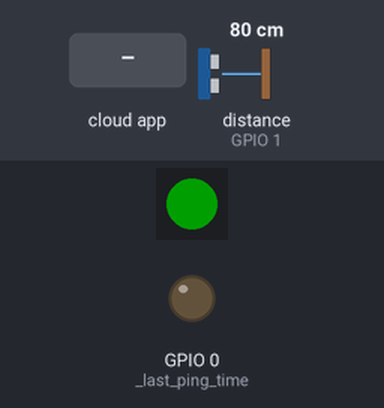
A program run on a simulated ESP32-S3. Shown: 1 RGB LEDs in strip order, left to right, output pins drawn as LEDs (lit = HIGH). Inputs (shaded band) come from the test bench; at power-on: distance to the obstacle (sensor on GPIO 1) 80 cm. The echo pulse lasts 58.3 µs per cm; dim RGB values are drawn brighter than linear; the ROS host is connected and sends only what is stated; what the program prints to the serial monitor is not drawn.

Above: at 2.8 s.
2.9 s: the phone or cloud app sets digital_write to 1
At 3.2 s:
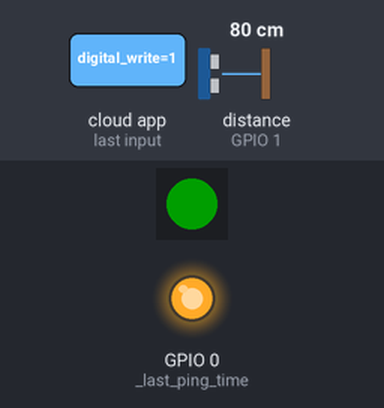
4.4 s: the phone or cloud app sets ultrasonic_config to 1
At 4.8 s:
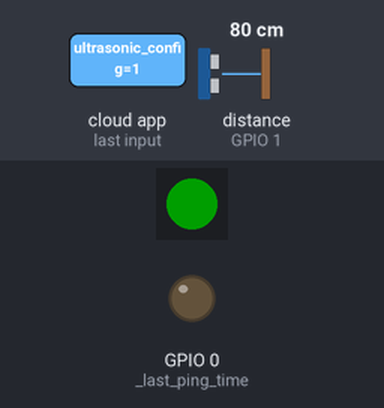
5.9 s: the phone or cloud app sets rgb_led_config to 0
7.4 s: the phone or cloud app sets rgb_led_set to 1
At 8.2 s:
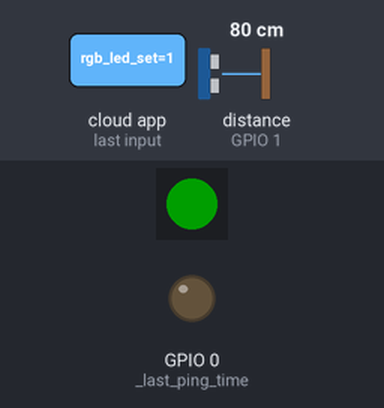
8.9 s: the phone or cloud app sets digital_write to 1
At 9.3 s:
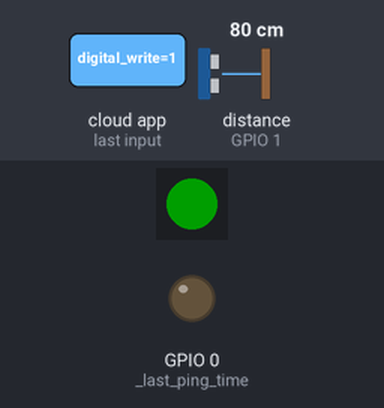
10.4 s: the phone or cloud app sets ultrasonic_config to 0
Timing chart, 0 to 12.9 s (numbered marks = the images above; inputs shaded):
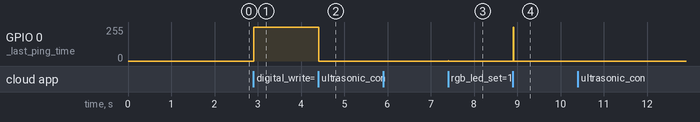

Measured:
- after the input at 2.9 s, GPIO 0 (_last_ping_time): 0/255 → 255/255 at once
- after the input at 4.4 s, GPIO 0 (_last_ping_time): 255/255 → 0/255 at once
- after the input at 7.4 s, GPIO 0 (_last_ping_time): 0/255 → 1/255 at once, → 0/255 0.01 s later
- after the input at 8.9 s, GPIO 0 (_last_ping_time): 0/255 → 255/255 at once, → 0/255 0.01 s later

The program:

main.cpp
```cpp
// ESP32 micro-ROS Firmware — Thin Orchestrator
// All behaviour is driven from the web interface via ROS topics.
// This firmware just provides the hardware API.

#include <Arduino.h>
#include <micro_ros_arduino.h>
#include <rcl/rcl.h>
#include <rclc/rclc.h>
#include <rclc/executor.h>

#include "config.h"
#include "status_led.h"
#include "transport.h"

// --- API modules ---
#include "api/digital_write.h"
#include "api/ultrasonic.h"
#include "api/rgb_led.h"

// Total executor handles = sum of all API modules
#define TOTAL_EXECUTOR_HANDLES (DIGITAL_WRITE_EXECUTOR_HANDLES + ULTRASONIC_EXECUTOR_HANDLES + RGB_LED_EXECUTOR_HANDLES)

// --- ROS core ---
static rclc_support_t  support;
static rcl_allocator_t allocator;
static rcl_node_t      node;
static rclc_executor_t executor;

bool createEntities() {
  allocator = rcl_get_default_allocator();

  rcl_ret_t rc = rclc_support_init(&support, 0, NULL, &allocator);
  if (rc != RCL_RET_OK) { Serial.printf("support_init failed: %d\n", (int)rc); return false; }

  rc = rclc_node_init_default(&node, "esp32_node", "", &support);
  if (rc != RCL_RET_OK) { Serial.printf("node_init failed: %d\n", (int)rc); return false; }

  // Initialize each API module
  if (!digitalWriteInit(&node))            { Serial.println("digital_write init failed"); return false; }
  if (!ultrasonicInit(&node, &support))    { Serial.println("ultrasonic init failed");    return false; }
  if (!rgbLedInit(&node))                  { Serial.println("rgb_led init failed");       return false; }

  // Create executor and register all handles
  rc = rclc_executor_init(&executor, &support.context, TOTAL_EXECUTOR_HANDLES, &allocator);
  if (rc != RCL_RET_OK) { Serial.printf("executor_init failed: %d\n", (int)rc); return false; }

  if (!digitalWriteAddToExecutor(&executor))  { Serial.println("digital_write executor failed"); return false; }
  if (!ultrasonicAddToExecutor(&executor))    { Serial.println("ultrasonic executor failed");    return false; }
  if (!rgbLedAddToExecutor(&executor))        { Serial.println("rgb_led executor failed");       return false; }

  return true;
}

void destroyEntities() {
  digitalWriteFini(&node);
  ultrasonicFini(&node);
  rgbLedFini(&node);
  rclc_executor_fini(&executor);
  rcl_node_fini(&node);
  rclc_support_fini(&support);
}

void setup() {
  Serial.begin(115200);
  statusLedInit();
  transportInit();
}

void loop() {
  bool shouldDestroy = false;
  bool justConnected = transportUpdate(&shouldDestroy);

  if (shouldDestroy) {
    destroyEntities();
  }

  if (justConnected) {
    if (createEntities()) {
      statusLedSet(0, 255, 0);  // Green = connected
      Serial.println("micro-ROS connected — API ready");
    } else {
      Serial.println("Failed to create entities, retrying...");
      // transportUpdate will cycle back to WAITING_AGENT
    }
  }

  if (transportState() == TRANSPORT_CONNECTED) {
    rclc_executor_spin_some(&executor, RCL_MS_TO_NS(100));
  }
}
```

digital_write.h
```cpp
#pragma once
// API: Digital Write — set any GPIO pin HIGH or LOW
//
// Topic: /esp32/digital_write (std_msgs/msg/Int32)
// Message format: (pin << 8) | value
//   pin   = GPIO number (0-39)
//   value = 1 (HIGH) or 0 (LOW)
//
// Automatically calls pinMode(pin, OUTPUT) on first use.

#include <rcl/rcl.h>
#include <rclc/rclc.h>
#include <rclc/executor.h>
#include <std_msgs/msg/int32.h>

#define DIGITAL_WRITE_EXECUTOR_HANDLES 1

static rcl_subscription_t _dw_subscriber;
static std_msgs__msg__Int32 _dw_msg;

static void _dw_callback(const void *msgin) {
  const std_msgs__msg__Int32 *msg = (const std_msgs__msg__Int32 *)msgin;
  int pin = (msg->data >> 8) & 0xFF;
  int value = msg->data & 0xFF;

  pinMode(pin, OUTPUT);
  digitalWrite(pin, value ? HIGH : LOW);
  Serial.printf("[digital_write] G%d -> %s\n", pin, value ? "HIGH" : "LOW");
}

inline bool digitalWriteInit(rcl_node_t *node) {
  rcl_ret_t rc = rclc_subscription_init_default(
    &_dw_subscriber, node,
    ROSIDL_GET_MSG_TYPE_SUPPORT(std_msgs, msg, Int32),
    "/esp32/digital_write");
  return rc == RCL_RET_OK;
}

inline bool digitalWriteAddToExecutor(rclc_executor_t *executor) {
  rcl_ret_t rc = rclc_executor_add_subscription(
    executor, &_dw_subscriber, &_dw_msg,
    &_dw_callback, ON_NEW_DATA);
  return rc == RCL_RET_OK;
}

inline void digitalWriteFini(rcl_node_t *node) {
  rcl_subscription_fini(&_dw_subscriber, node);
}
```

rgb_led.h
```cpp
#pragma once
// API: RGB LED — multi-instance control of 4-pin RGB LEDs via PWM
//
// Topics:
//   /esp32/rgb_led_config (std_msgs/msg/Int32)
//     Configure pin assignment: (id << 24) | (r_pin << 16) | (g_pin << 8) | b_pin
//     id = 0..MAX_RGB_LED-1
//
//   /esp32/rgb_led_set (std_msgs/msg/Int32)
//     Set color: (id << 24) | (red << 16) | (green << 8) | blue
//     Each channel 0-255.
//
// Uses ESP32 LEDC PWM for smooth analog output on any GPIO.
// Each LED instance uses 3 consecutive LEDC channels starting at id*3.

#include <rcl/rcl.h>
#include <rclc/rclc.h>
#include <rclc/executor.h>
#include <std_msgs/msg/int32.h>

#define RGB_LED_EXECUTOR_HANDLES 2
#define MAX_RGB_LED 4

// LEDC PWM configuration
#define RGB_PWM_FREQ       5000
#define RGB_PWM_RESOLUTION 8  // 0-255

static rcl_subscription_t _rgb_config_subscriber;
static rcl_subscription_t _rgb_set_subscriber;
static std_msgs__msg__Int32 _rgb_config_msg;
static std_msgs__msg__Int32 _rgb_set_msg;

typedef struct {
  uint8_t r_pin;
  uint8_t g_pin;
  uint8_t b_pin;
  uint8_t ch_r;  // LEDC channel for red
  uint8_t ch_g;  // LEDC channel for green
  uint8_t ch_b;  // LEDC channel for blue
  bool    configured;
} _rgb_instance_t;

static _rgb_instance_t _rgb_leds[MAX_RGB_LED];

static void _rgb_setup_instance(int id) {
  _rgb_instance_t *led = &_rgb_leds[id];
  led->ch_r = id * 3;
  led->ch_g = id * 3 + 1;
  led->ch_b = id * 3 + 2;

  ledcSetup(led->ch_r, RGB_PWM_FREQ, RGB_PWM_RESOLUTION);
  ledcSetup(led->ch_g, RGB_PWM_FREQ, RGB_PWM_RESOLUTION);
  ledcSetup(led->ch_b, RGB_PWM_FREQ, RGB_PWM_RESOLUTION);

  ledcAttachPin(led->r_pin, led->ch_r);
  ledcAttachPin(led->g_pin, led->ch_g);
  ledcAttachPin(led->b_pin, led->ch_b);

  ledcWrite(led->ch_r, 0);
  ledcWrite(led->ch_g, 0);
  ledcWrite(led->ch_b, 0);
}

static void _rgb_config_callback(const void *msgin) {
  const std_msgs__msg__Int32 *msg = (const std_msgs__msg__Int32 *)msgin;

  int id = (msg->data >> 24) & 0xFF;
  if (id >= MAX_RGB_LED) {
    Serial.printf("[rgb_led] id %d out of range (max %d)\n", id, MAX_RGB_LED - 1);
    return;
  }

  _rgb_instance_t *led = &_rgb_leds[id];

  // Detach previous pins if reconfiguring
  if (led->configured) {
    ledcDetachPin(led->r_pin);
    ledcDetachPin(led->g_pin);
    ledcDetachPin(led->b_pin);
  }

  led->r_pin = (msg->data >> 16) & 0xFF;
  led->g_pin = (msg->data >> 8)  & 0xFF;
  led->b_pin =  msg->data        & 0xFF;

  _rgb_setup_instance(id);
  led->configured = true;

  Serial.printf("[rgb_led] id=%d configured: R=G%d, G=G%d, B=G%d\n",
                id, led->r_pin, led->g_pin, led->b_pin);
}

static void _rgb_set_callback(const void *msgin) {
  const std_msgs__msg__Int32 *msg = (const std_msgs__msg__Int32 *)msgin;

  int id = (msg->data >> 24) & 0xFF;
  if (id >= MAX_RGB_LED || !_rgb_leds[id].configured) {
    Serial.printf("[rgb_led] id %d not configured, ignoring\n", id);
    return;
  }

  _rgb_instance_t *led = &_rgb_leds[id];

  uint8_t r = (msg->data >> 16) & 0xFF;
  uint8_t g = (msg->data >> 8)  & 0xFF;
  uint8_t b =  msg->data        & 0xFF;

  ledcWrite(led->ch_r, r);
  ledcWrite(led->ch_g, g);
  ledcWrite(led->ch_b, b);

  Serial.printf("[rgb_led] id=%d set: R=%d, G=%d, B=%d\n", id, r, g, b);
}

inline bool rgbLedInit(rcl_node_t *node) {
  for (int i = 0; i < MAX_RGB_LED; i++) {
    _rgb_leds[i].configured = false;
  }

  rcl_ret_t rc;

  rc = rclc_subscription_init_default(
    &_rgb_config_subscriber, node,
    ROSIDL_GET_MSG_TYPE_SUPPORT(std_msgs, msg, Int32),
    "/esp32/rgb_led_config");
  if (rc != RCL_RET_OK) return false;

  rc = rclc_subscription_init_default(
    &_rgb_set_subscriber, node,
    ROSIDL_GET_MSG_TYPE_SUPPORT(std_msgs, msg, Int32),
    "/esp32/rgb_led_set");
  return rc == RCL_RET_OK;
}

inline bool rgbLedAddToExecutor(rclc_executor_t *executor) {
  rcl_ret_t rc;

  rc = rclc_executor_add_subscription(
    executor, &_rgb_config_subscriber, &_rgb_config_msg,
    &_rgb_config_callback, ON_NEW_DATA);
  if (rc != RCL_RET_OK) return false;

  rc = rclc_executor_add_subscription(
    executor, &_rgb_set_subscriber, &_rgb_set_msg,
    &_rgb_set_callback, ON_NEW_DATA);
  return rc == RCL_RET_OK;
}

inline void rgbLedFini(rcl_node_t *node) {
  for (int i = 0; i < MAX_RGB_LED; i++) {
    if (_rgb_leds[i].configured) {
      ledcWrite(_rgb_leds[i].ch_r, 0);
      ledcWrite(_rgb_leds[i].ch_g, 0);
      ledcWrite(_rgb_leds[i].ch_b, 0);
      ledcDetachPin(_rgb_leds[i].r_pin);
      ledcDetachPin(_rgb_leds[i].g_pin);
      ledcDetachPin(_rgb_leds[i].b_pin);
      _rgb_leds[i].configured = false;
    }
  }
  rcl_subscription_fini(&_rgb_config_subscriber, node);
  rcl_subscription_fini(&_rgb_set_subscriber, node);
}
```

ultrasonic.h
```cpp
#pragma once
// API: Ultrasonic Sensor (HC-SR04) — multi-instance
//
// Config topic:  /esp32/ultrasonic_config (std_msgs/msg/Int32)
//   Message format: (id << 16) | (trig_pin << 8) | echo_pin
//   id = 0..MAX_ULTRASONIC-1. Send (id << 16) with pins=0 to disable.
//
// Output topic:  /esp32/ultrasonic (std_msgs/msg/Int32)
//   Publishes (id << 16) | (distance_cm_x10 & 0xFFFF) at 10 Hz for each enabled sensor.
//   distance_cm_x10 = distance in cm * 10 (for 0.1 cm resolution). 0xFFFF = no echo.

#include <rcl/rcl.h>
#include <rclc/rclc.h>
#include <rclc/executor.h>
#include <std_msgs/msg/int32.h>

#define ULTRASONIC_EXECUTOR_HANDLES 2  // 1 subscriber + 1 timer
#define ULTRASONIC_PUBLISH_MS 100      // 10 Hz
#define MAX_ULTRASONIC 4

static rcl_subscription_t _us_config_sub;
static rcl_publisher_t    _us_publisher;
static rcl_timer_t        _us_timer;
static std_msgs__msg__Int32 _us_config_msg;
static std_msgs__msg__Int32 _us_pub_msg;

typedef struct {
  int  trig_pin;
  int  echo_pin;
  bool enabled;
} _us_instance_t;

static _us_instance_t _us_sensors[MAX_ULTRASONIC];

static float _us_measure(int idx) {
  if (!_us_sensors[idx].enabled) return -1.0f;
  int trig = _us_sensors[idx].trig_pin;
  int echo = _us_sensors[idx].echo_pin;
  digitalWrite(trig, LOW);
  delayMicroseconds(2);
  digitalWrite(trig, HIGH);
  delayMicroseconds(10);
  digitalWrite(trig, LOW);
  long duration = pulseIn(echo, HIGH, 30000);
  if (duration == 0) return -1.0f;
  return duration * 0.0343f / 2.0f;
}

static void _us_config_callback(const void *msgin) {
  const std_msgs__msg__Int32 *msg = (const std_msgs__msg__Int32 *)msgin;
  int id   = (msg->data >> 16) & 0xFF;
  int trig = (msg->data >> 8)  & 0xFF;
  int echo =  msg->data        & 0xFF;

  if (id >= MAX_ULTRASONIC) {
    Serial.printf("[ultrasonic] id %d out of range (max %d)\n", id, MAX_ULTRASONIC - 1);
    return;
  }

  if (trig == 0 && echo == 0) {
    _us_sensors[id].enabled = false;
    Serial.printf("[ultrasonic] id=%d disabled\n", id);
    return;
  }

  _us_sensors[id].trig_pin = trig;
  _us_sensors[id].echo_pin = echo;
  pinMode(trig, OUTPUT);
  pinMode(echo, INPUT);
  _us_sensors[id].enabled = true;
  Serial.printf("[ultrasonic] id=%d configured: trig=G%d, echo=G%d\n", id, trig, echo);
}

static void _us_timer_callback(rcl_timer_t *timer, int64_t last_call_time) {
  (void)last_call_time;
  if (timer == NULL) return;
  for (int i = 0; i < MAX_ULTRASONIC; i++) {
    if (!_us_sensors[i].enabled) continue;
    float dist = _us_measure(i);
    uint16_t d10 = (dist < 0) ? 0xFFFF : (uint16_t)(dist * 10.0f);
    _us_pub_msg.data = (i << 16) | (d10 & 0xFFFF);
    rcl_publish(&_us_publisher, &_us_pub_msg, NULL);
  }
}

inline bool ultrasonicInit(rcl_node_t *node, rclc_support_t *support) {
  // Initialize all slots as disabled
  for (int i = 0; i < MAX_ULTRASONIC; i++) {
    _us_sensors[i].enabled = false;
  }

  rcl_ret_t rc;

  rc = rclc_subscription_init_default(
    &_us_config_sub, node,
    ROSIDL_GET_MSG_TYPE_SUPPORT(std_msgs, msg, Int32),
    "/esp32/ultrasonic_config");
  if (rc != RCL_RET_OK) return false;

  rc = rclc_publisher_init_default(
    &_us_publisher, node,
    ROSIDL_GET_MSG_TYPE_SUPPORT(std_msgs, msg, Int32),
    "/esp32/ultrasonic");
  if (rc != RCL_RET_OK) return false;

  rc = rclc_timer_init_default(
    &_us_timer, support,
    RCL_MS_TO_NS(ULTRASONIC_PUBLISH_MS),
    _us_timer_callback);
  if (rc != RCL_RET_OK) return false;

  return true;
}

inline bool ultrasonicAddToExecutor(rclc_executor_t *executor) {
  rcl_ret_t rc;
  rc = rclc_executor_add_subscription(
    executor, &_us_config_sub, &_us_config_msg,
    &_us_config_callback, ON_NEW_DATA);
  if (rc != RCL_RET_OK) return false;

  rc = rclc_executor_add_timer(executor, &_us_timer);
  if (rc != RCL_RET_OK) return false;

  return true;
}

inline void ultrasonicFini(rcl_node_t *node) {
  rcl_subscription_fini(&_us_config_sub, node);
  rcl_publisher_fini(&_us_publisher, node);
  rcl_timer_fini(&_us_timer);
  for (int i = 0; i < MAX_ULTRASONIC; i++) {
    _us_sensors[i].enabled = false;
  }
}
```

secrets.example.h
```cpp
// Copy this file to secrets.h and fill in your values
#pragma once

#define WIFI_SSID     "YOUR_WIFI_SSID"
#define WIFI_PASSWORD "YOUR_WIFI_PASSWORD"
#define AGENT_IP      "192.168.0.131"   // IP of the PC running Docker
#define AGENT_PORT    8888
```

status_led.h
```cpp
#pragma once
#include <Arduino.h>

#ifdef HAS_WS2812
  #include <FastLED.h>
  #define NUM_LEDS 1
  static CRGB _status_leds[NUM_LEDS];
  static bool _status_led_init = false;
#endif

// Initialize the on-board status LED
inline void statusLedInit() {
#ifdef HAS_WS2812
  if (!_status_led_init) {
    FastLED.addLeds<WS2812, LED_PIN, GRB>(_status_leds, NUM_LEDS);
    FastLED.setBrightness(30);
    _status_led_init = true;
  }
#else
  pinMode(LED_PIN, OUTPUT);
#endif
}

// Set status LED color (for connection state feedback only)
inline void statusLedSet(uint8_t r, uint8_t g, uint8_t b) {
#ifdef HAS_WS2812
  _status_leds[0] = CRGB(r, g, b);
  FastLED.show();
#else
  digitalWrite(LED_PIN, (r || g || b) ? HIGH : LOW);
#endif
}

// Blink status LED at given interval
inline void statusLedBlink(uint8_t r, uint8_t g, uint8_t b, unsigned long interval) {
  if ((millis() / interval) % 2) statusLedSet(r, g, b);
  else statusLedSet(0, 0, 0);
}
```

transport.h
```cpp
#pragma once
#include <Arduino.h>
#include <micro_ros_arduino.h>
#include <rmw_microros/rmw_microros.h>
#include "secrets.h"
#include "config.h"
#include "status_led.h"

enum TransportState {
  TRANSPORT_WAITING_AGENT,
  TRANSPORT_AGENT_AVAILABLE,
  TRANSPORT_CONNECTED,
  TRANSPORT_DISCONNECTED
};

static TransportState _transport_state = TRANSPORT_WAITING_AGENT;
static unsigned long _last_ping_time = 0;

// Called once in setup()
inline void transportInit() {
  Serial.println("Connecting to WiFi + micro-ROS Agent...");
  set_microros_wifi_transports(WIFI_SSID, WIFI_PASSWORD, AGENT_IP, AGENT_PORT);
  statusLedSet(0, 0, 255);  // Blue = waiting
  _transport_state = TRANSPORT_WAITING_AGENT;
}

// Returns current transport state
inline TransportState transportState() {
  return _transport_state;
}

// Drive the connection state machine. Returns true when a fresh
// connection has just been established (caller should create entities).
// Sets *shouldDestroy = true when connection is lost (caller should destroy).
inline bool transportUpdate(bool *shouldDestroy) {
  *shouldDestroy = false;

  switch (_transport_state) {
    case TRANSPORT_WAITING_AGENT:
      statusLedBlink(0, 0, 255, 500);
      if (rmw_uros_ping_agent(PING_TIMEOUT_MS, PING_ATTEMPTS) == RMW_RET_OK) {
        Serial.println("Agent found!");
        _transport_state = TRANSPORT_AGENT_AVAILABLE;
      }
      return false;

    case TRANSPORT_AGENT_AVAILABLE:
      delay(2000);  // Let transport stabilize
      _transport_state = TRANSPORT_CONNECTED;
      return true;   // Signal: create entities now

    case TRANSPORT_CONNECTED:
      if (millis() - _last_ping_time > PING_INTERVAL_MS) {
        _last_ping_time = millis();
        if (rmw_uros_ping_agent(PING_TIMEOUT_MS, PING_ATTEMPTS) != RMW_RET_OK) {
          Serial.println("Agent connection lost!");
          _transport_state = TRANSPORT_DISCONNECTED;
        }
      }
      return false;

    case TRANSPORT_DISCONNECTED:
      statusLedBlink(255, 255, 0, 300);
      *shouldDestroy = true;
      _transport_state = TRANSPORT_WAITING_AGENT;
      Serial.println("Reconnecting...");
      return false;
  }
  return false;
}
```

config.h
```cpp
#pragma once

// --- Hardware ---
// LED_PIN and HAS_WS2812 are defined via build_flags in platformio.ini

// --- Agent connection ---
#define PING_INTERVAL_MS    2000
#define PING_TIMEOUT_MS     500
#define PING_ATTEMPTS       3

// --- Executor sizing ---
// Each API module declares how many executor handles it needs.
// main.cpp sums them to size the executor.
```
